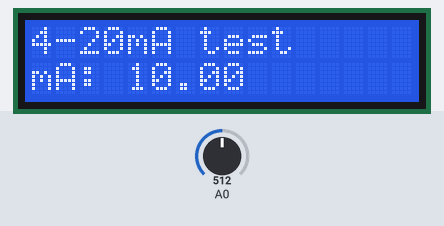
Simulated run of this sketch. Board: Arduino Uno, built with avr-gcc and run on an emulated ATmega328P. Parts: 16×2 character LCD. The test bench sets the inputs (shaded band); at power-on: A0 = 512.

Above: at 1.2 s.
1.3 s: A0 set to 716
At 2.3 s:
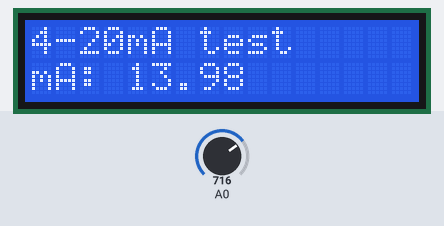
2.9 s: A0 set to 900
At 3.8 s:
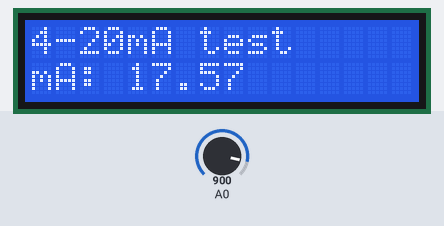
4.4 s: A0 set to 1023
At 5.5 s:
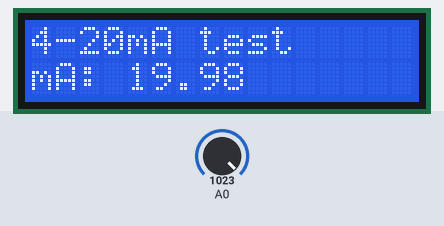
Timing chart, 0 to 7.4 s (numbered marks = the images above; inputs shaded):
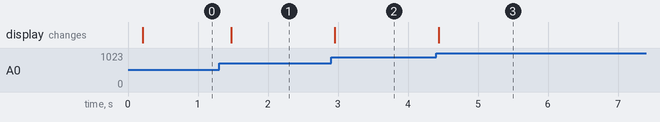

The sketch:

CurrentLoop.ino
```cpp
//display
#include <Wire.h>
#include <LiquidCrystal_I2C.h>
#define I2C_ADDR 0x27
#define BACKLIGHT_PIN 3
#define En_pin 2
#define Rw_pin 1
#define Rs_pin 0
#define D4_pin 4
#define D5_pin 5
#define D6_pin 6
#define D7_pin 7
LiquidCrystal_I2C lcd(I2C_ADDR,En_pin,Rw_pin,Rs_pin,D4_pin,D5_pin,D6_pin,D7_pin);

void setup() {
  lcd.begin(16,2);
  lcd.setBacklightPin(BACKLIGHT_PIN,POSITIVE);
  lcd.setBacklight(HIGH);
  lcd.home();
  lcd.print("4-20mA test");
}

unsigned long t1, dt;
float ma = 0;

void loop() {

  dt = millis() - t1;
  if (dt >= 200) {
    ma = (map(analogRead(A0), 0, 1024, 0, 2000))/100.0f;
    lcd.setCursor(0,1);
    lcd.print("mA: ");
    lcd.print(ma);
    lcd.print("  ");
    t1 = millis();
  }
}
```

Measured:
- after the input at 1.3 s, the display: changes after 0.18 s (image 1)
- after the input at 2.9 s, the display: changes after 0.06 s (image 2)
- after the input at 4.4 s, the display: changes at once (image 3)
